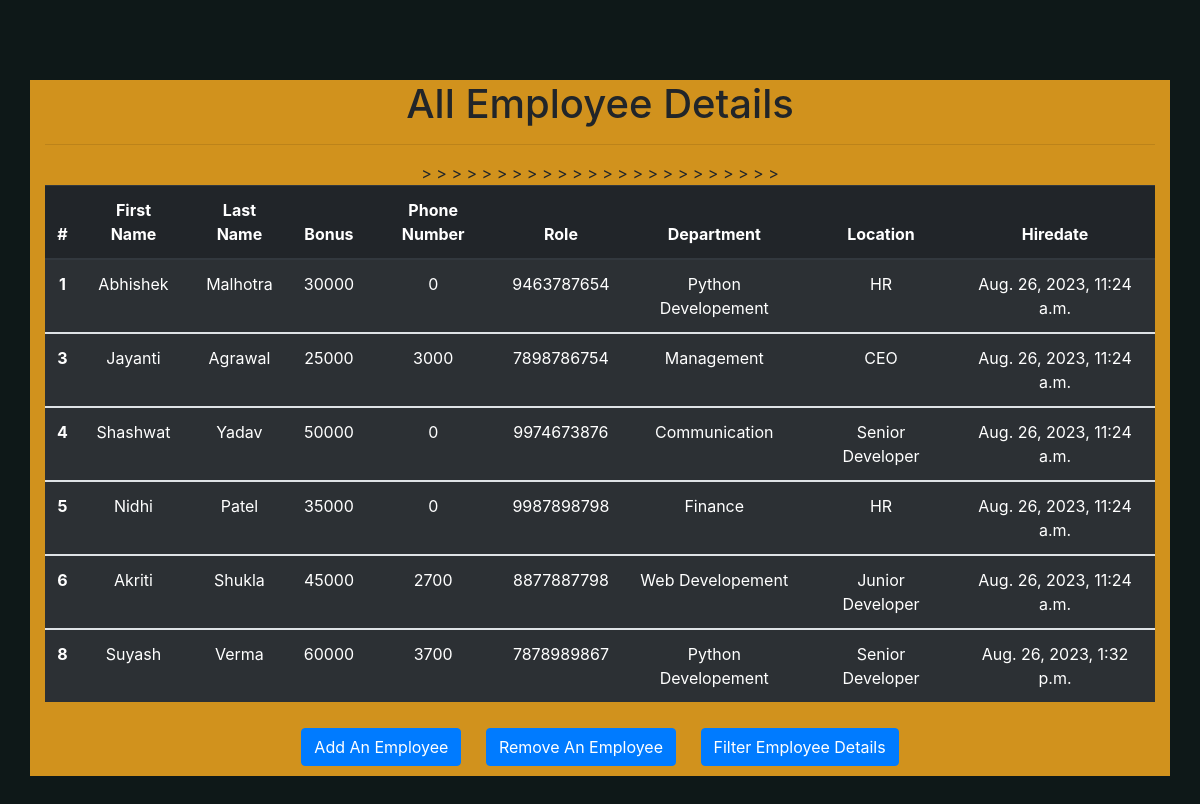
The app's page /all_emp with its own data.
### emp_app/models.py (models this page shows, shortened)
class Employee(models.Model):
    first_name = models.CharField(max_length=100, null=False)
    last_name = models.CharField(max_length=100)
    dept = models.ForeignKey(Department, on_delete=models.CASCADE)
    salary = models.IntegerField(default=0)
    bonus = models.IntegerField(default=0)
    role = models.ForeignKey(Role, on_delete=models.CASCADE)
    phone = models.IntegerField(default=0)
    hire_date = models.DateTimeField(default=datetime.now)
    def __str__(self):
        return "%s %s %s" %(self.first_name, self.last_name, self.phone)

class Role(models.Model):
    name = models.CharField(max_length=100, null=False)

class Department(models.Model):
    name = models.CharField(max_length=100, null=False)
    location = models.CharField(max_length=100)

### emp_app/views.py (the view)
def all_emp(request):
    emps = Employee.objects.all()
    context = {
        'emps' : emps
    }
    print(context)
    return render(request, 'all_emp.html', context)

### emp_app/templates/all_emp.html (shortened to what this page needs)
<!DOCTYPE html>
<html lang="en">
<head>
     <link rel="stylesheet" href="static/style.css">
    <link rel="stylesheet" href="https://cdn.jsdelivr.net/npm/bootstrap@4.0.0/dist/css/bootstrap.min.css">
</head>
<body class="body">
  <div class="container">
      <h1>All Employee Details</h1>
      <hr>
      <table class="table table-dark table-striped">
        <thead>
          <tr>
            <th scope="col">#</th>
            <th scope="col">First Name</th>
            <th scope="col">Last Name</th>
            <th scope="col">Bonus</th>
            <th scope="col">Phone Number</th>
            <th scope="col">Role</th>
            <th scope="col">Department</th>
            <th scope="col">Location</th>
            <th scope="col">Hiredate</th>
          </tr>
        </thead>
        {% for emp in emps %}
        <tbody>
          <tr>
            <th scope="row">{{emp.id}}</th>
            <td>{{emp.first_name}}</td>
            <td>{{emp.last_name}}</td>
            <td>{{emp.salary}}</td>>
            <td>{{emp.bonus}}</td>
            <td>{{emp.phone}}</td>
            <td>{{emp.role.name}}</td>>
            <td>{{emp.dept.name}}</td>>
            <td>{{emp.hire_date}}</td>>
          </tr>
        </tbody>
        {% endfor %}
      </table>
      <a class="btn btn-primary" href="/add_emp" role="button">Add An Employee</a>
      <a class="btn btn-primary" href="/remove_emp" role="button">Remove An Employee</a>
      <a class="btn btn-primary" href="/filter_emp" role="button">Filter Employee Details</a>
  </div>
</body>
</html>

### emp_app/static/style.css (style rules this page uses)
.container { width: 70%; margin: 10vh auto; text-align: center; background-color: rgb(209, 146, 29); }
.body { background-color: rgb(14, 24, 24); }
h1 { color: white; }
.btn { margin: 10px; }

### records on screen
Employee: id "1", first_name "Abhishek", last_name "Malhotra", salary "30000", bonus "0", phone "9463787654", role.name "Python Developement", dept.name "HR", hire_date "Aug. 26, 2023, 11:24 a.m."
Employee: id "3", first_name "Jayanti", last_name "Agrawal", salary "25000", bonus "3000", phone "7898786754", role.name "Management", dept.name "CEO", hire_date "Aug. 26, 2023, 11:24 a.m."
Employee: id "4", first_name "Shashwat", last_name "Yadav", salary "50000", bonus "0", phone "9974673876", role.name "Communication", dept.name "Senior Developer", hire_date "Aug. 26, 2023, 11:24 a.m."
Employee: id "5", first_name "Nidhi", last_name "Patel", salary "35000", bonus "0", phone "9987898798", role.name "Finance", dept.name "HR", hire_date "Aug. 26, 2023, 11:24 a.m."
Employee: id "6", first_name "Akriti", last_name "Shukla", salary "45000", bonus "2700", phone "8877887798", role.name "Web Developement", dept.name "Junior Developer", hire_date "Aug. 26, 2023, 11:24 a.m."
Employee: id "8", first_name "Suyash", last_name "Verma", salary "60000", bonus "3700", phone "7878989867", role.name "Python Developement", dept.name "Senior Developer", hire_date "Aug. 26, 2023, 1:32 p.m."
